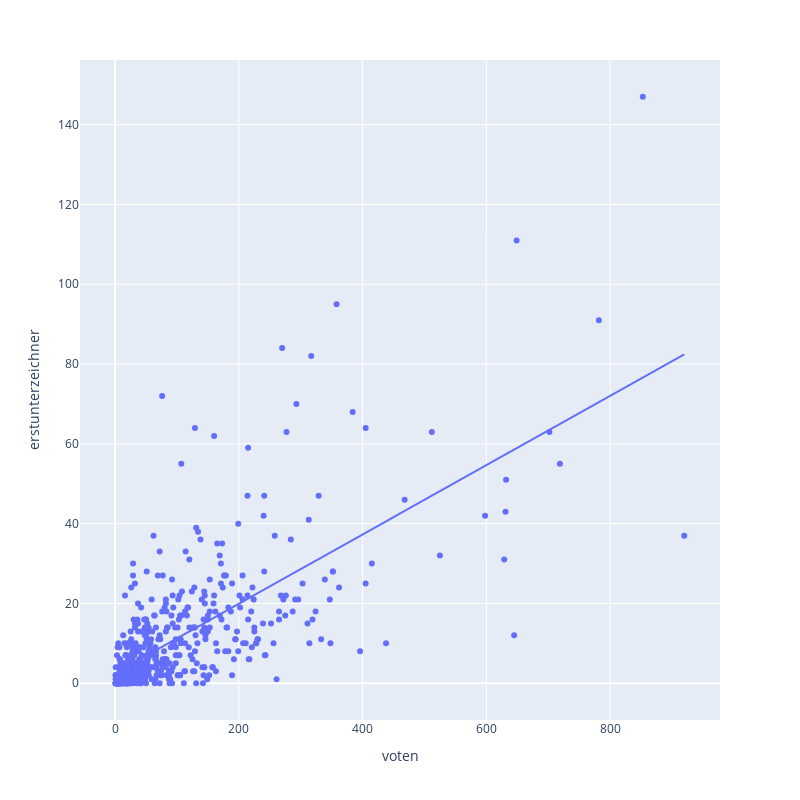

The notebook cell saved with this chart:
### Markdown cell above
## Calc Difference between Votum and Geschaeft

### Code cell
# Group Geschaeft
df_geschaeft = df_geschaeft_raw.groupby('_name').agg(
    erstunterzeichner = ('titel', 'count'),
    partei = ('erstunterzeichnerpartei', 'first'),
    letztes_geschaeft = ('eingereicht', 'last')
)

# Drop Präsident in Votum
df_votum = df_votum_raw[df_votum_raw.funktion.isna()]
df_votum = df_votum.groupby('_name').agg(
    voten = ('session', 'count'),
    letztes_votum = ('sitzung_date', 'last')
)

# Join!
df = df_votum.join(df_geschaeft)

#Fillna
df = df.fillna(0)

# Calc Abweichung
df['factor'] = 0

df.loc[df.erstunterzeichner > 0, 'factor'] = round(df['erstunterzeichner'] / df['voten'], 3)
df = df.sort_values('factor')

#df = df.reset_index()
df.reset_index().plot.scatter(x = 'voten', y = 'erstunterzeichner', hover_data = ['_name', 'partei'], trendline="ols", width = 800, height = 800)

### Figure 1 — Plotly figure (JSON) as saved in the notebook; plotly's stock layout.template omitted (floating-point values rounded to 4 significant figures; data arrays with more than 128 entries replaced by an {"elided": "..."} marker saying what was removed)
{"data": [{"customdata": {"elided": "570x2 mixed values"}, "hovertemplate": "voten=%{x}<br>erstunterzeichner=%{y}<br>_name=%{customdata[0]}<br>partei=%{customdata[1]}<extra></extra>", "legendgroup": "", "marker": {"color": "#636efa", "symbol": "circle"}, "mode": "markers", "name": "", "orientation": "v", "showlegend": false, "type": "scatter", "x": {"elided": "570 int values"}, "xaxis": "x", "y": {"elided": "570 int values"}, "yaxis": "y"}, {"hovertemplate": "<b>OLS trendline</b><br>erstunterzeichner = 0.0868615 * voten + 2.53871<br>R<sup>2</sup>=0.489604<br><br>voten=%{x}<br>erstunterzeichner=%{y} <b>(trend)</b><extra></extra>", "legendgroup": "", "marker": {"color": "#636efa", "symbol": "circle"}, "mode": "lines", "name": "", "showlegend": false, "type": "scatter", "x": {"elided": "570 int values"}, "xaxis": "x", "y": {"elided": "570 float values"}, "yaxis": "y"}], "layout": {"height": 800, "legend": {"tracegroupgap": 0}, "margin": {"t": 60}, "width": 800, "xaxis": {"anchor": "y", "domain": [0, 1], "title": {"text": "voten"}}, "yaxis": {"anchor": "x", "domain": [0, 1], "title": {"text": "erstunterzeichner"}}}}
